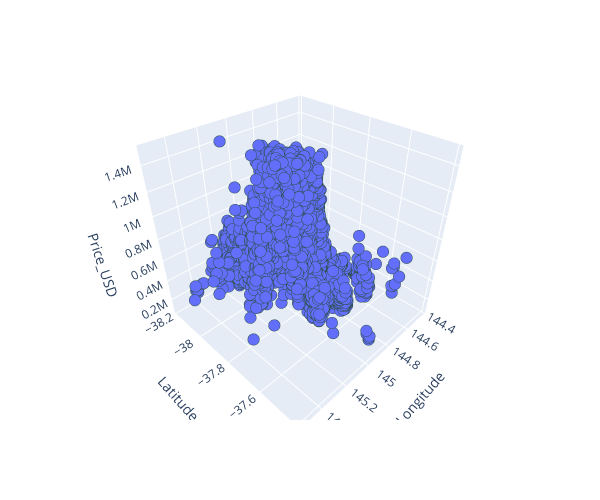

Notebook code for this chart:
### Code cell
# Add a third dimension to the scatter plot
# 3D scatter plot
fig = px.scatter_3d(
    df,
    x="Longitude",
    y="Latitude",
    z="Price_USD",
    labels={"lon": "longitude", "lat": "latitude", "price_usd": "price"},
    width=600,
    height=500,
)
# Refine formatting
fig.update_traces(
    marker={"size": 4, "line": {"width": 2, "color": "DarkSlateGrey"}},
    selector={"mode": "markers"},
)
# Display figure
fig.show();

### Figure 1 — Plotly figure (JSON) as saved in the notebook; plotly's stock layout.template omitted (floating-point values rounded to 4 significant figures; data arrays with more than 128 entries replaced by an {"elided": "..."} marker saying what was removed)
{"data": [{"hovertemplate": "Longitude=%{x}<br>Latitude=%{y}<br>Price_USD=%{z}<extra></extra>", "legendgroup": "", "marker": {"color": "#636efa", "line": {"color": "DarkSlateGrey", "width": 2}, "size": 4, "symbol": "circle"}, "mode": "markers", "name": "", "scene": "scene", "showlegend": false, "type": "scatter3d", "x": {"elided": "5969 float values"}, "y": {"elided": "5969 float values"}, "z": {"elided": "5969 float values"}}], "layout": {"height": 500, "legend": {"tracegroupgap": 0}, "margin": {"t": 60}, "scene": {"domain": {"x": [0, 1], "y": [0, 1]}, "xaxis": {"title": {"text": "Longitude"}}, "yaxis": {"title": {"text": "Latitude"}}, "zaxis": {"title": {"text": "Price_USD"}}}, "width": 600}}
